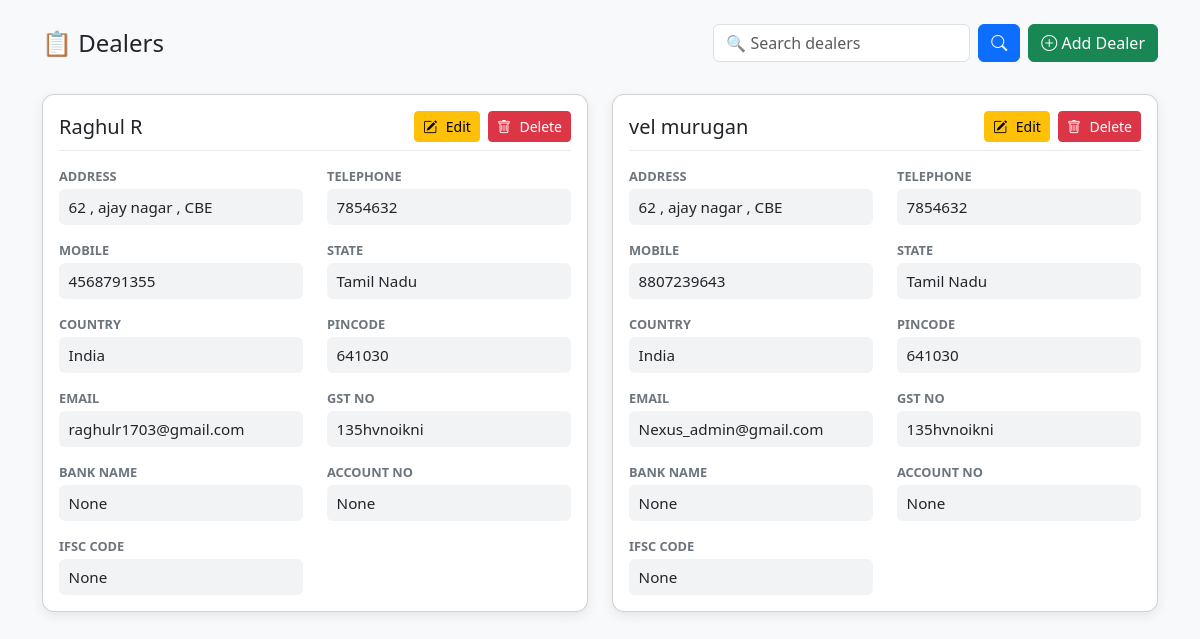
The app's page /dealers with its own data.
### models.py (models this page shows)
class Dealer(db.Model):
    id = db.Column(db.Integer, primary_key=True)
    name = db.Column(db.String(120), nullable=False)
    address = db.Column(db.String(250))
    state = db.Column(db.String(100))        # New
    country = db.Column(db.String(100))      # New
    pincode = db.Column(db.String(20))       # New
    telephone = db.Column(db.String(50))     # landline
    mobile = db.Column(db.String(50))
    email = db.Column(db.String(120))
    gst_no = db.Column(db.String(50))
    bank_name = db.Column(db.String(100))
    account_no = db.Column(db.String(100))
    ifsc_code = db.Column(db.String(50))
    materials = db.relationship('Storage', back_populates='dealer', lazy = 'dynamic')

### app.py (the view)
@app.route('/dealers')
def list_dealers():
    search_query = request.args.get('q', '').strip()
    if search_query:
        dealers = Dealer.query.filter(Dealer.name.ilike(f'%{search_query}%')).all()
    else:
        dealers = Dealer.query.all()
    return render_template('dealers.html', dealers=dealers)

### templates/dealers.html (shortened to what this page needs)
<!DOCTYPE html>
<html lang="en">
<head>
  <link href="https://cdn.jsdelivr.net/npm/bootstrap@5.3.0/dist/css/bootstrap.min.css" rel="stylesheet">
  <link href="https://cdn.jsdelivr.net/npm/bootstrap-icons@1.11.1/font/bootstrap-icons.css" rel="stylesheet">
</head>
<body class="container py-4">
  <div class="toolbar">
    <h2 class="h4 mb-0">📋 Dealers</h2>
    <div class="d-flex gap-2">
      <form method="GET" action="{{ url_for('list_dealers') }}" class="d-flex gap-2">
        <input type="text" class="form-control" name="q" placeholder="🔍 Search dealers" value="{{ request.args.get('q', '') }}">
        <button type="submit" class="btn btn-primary">
          <i class="bi bi-search"></i>
        </button>
      </form>
      <a href="{{ url_for('add_dealer') }}" class="btn btn-success">
        <i class="bi bi-plus-circle"></i> Add Dealer
      </a>
    </div>
  </div>
  <div class="row g-4">
    {% for dealer in dealers %}
      <div class="col-md-6">
        <div class="card dealer-card p-3">
          <div class="dealer-header">
            <h5 class="mb-0">{{ dealer.name }}</h5>
            <div>
              <a href="{{ url_for('edit_dealer', id=dealer.id) }}" class="btn btn-sm btn-warning me-1">
                <i class="bi bi-pencil-square"></i> Edit
              </a>
              <form action="{{ url_for('delete_dealer', id=dealer.id) }}" method="post" class="d-inline">
                <button type="submit" class="btn btn-sm btn-danger" onclick="return confirm('Are you sure?')">
                  <i class="bi bi-trash"></i> Delete
                </button>
              </form>
            </div>
          </div>
          <div class="dealer-fields">
            <div>
              <div class="field-label">Address</div>
              <div class="field-value">{{ dealer.address }}</div>
            </div>
            <div>
              <div class="field-label">Telephone</div>
              <div class="field-value">{{ dealer.telephone }}</div>
            </div>
            <div>
              <div class="field-label">Mobile</div>
              <div class="field-value">{{ dealer.mobile }}</div>
            </div>
            <div>
              <div class="field-label">State</div>
              <div class="field-value">{{ dealer.state }}</div>
            </div>
            <div>
              <div class="field-label">Country</div>
              <div class="field-value">{{ dealer.country }}</div>
            </div>
            <div>
              <div class="field-label">Pincode</div>
              <div class="field-value">{{ dealer.pincode }}</div>
            </div>
            <div>
              <div class="field-label">Email</div>
              <div class="field-value">{{ dealer.email }}</div>
            </div>
            <div>
              <div class="field-label">GST No</div>
              <div class="field-value">{{ dealer.gst_no }}</div>
            </div>
            <div>
              <div class="field-label">Bank Name</div>
              <div class="field-value">{{ dealer.bank_name }}</div>
            </div>
            <div>
              <div class="field-label">Account No</div>
              <div class="field-value">{{ dealer.account_no }}</div>
            </div>
            <div>
              <div class="field-label">IFSC Code</div>
              <div class="field-value">{{ dealer.ifsc_code }}</div>
            </div>
          </div>
        </div>
      </div>
    {% else %}
      <div class="col-12 text-center text-muted py-4">
        <i class="bi bi-exclamation-circle"></i> No dealers found.
      </div>
    {% endfor %}
  </div>
</body>
</html>

### templates/dealers.html (style rules this page uses)
body { background-color: #f8f9fa; }
.toolbar { display: flex; justify-content: space-between; align-items: center; margin-bottom: 2rem; }
.dealer-card { border-radius: 12px; box-shadow: 0 4px 12px rgba(0,0,0,0.08); transition: transform 0.2s ease; background-color: #fff; }
.dealer-header { display: flex; justify-content: space-between; align-items: center; border-bottom: 1px solid #e9ecef; padding-bottom: .5rem; margin-bottom: 1rem; }
.dealer-fields { display: grid; grid-template-columns: repeat(auto-fill, minmax(220px, 1fr)); gap: 1rem 1.5rem; }
.field-label { font-weight: 600; font-size: 0.8rem; color: #6c757d; text-transform: uppercase; margin-bottom: 0.2rem; }
.field-value { font-size: 0.95rem; font-weight: 500; color: #212529; padding: 0.4rem 0.6rem; background-color: #f1f3f5; border-radius: 6px; }
.btn-sm i { margin-right: 0.3rem; }

### records on screen
Dealer: name "Raghul R", address "62 , ajay nagar , CBE", telephone "7854632", mobile "4568791355", state "Tamil Nadu", country "India", pincode "641030", email "raghulr1703@gmail.com", gst_no "135hvnoikni", bank_name "None", account_no "None", ifsc_code "None"
Dealer: name "vel murugan", address "62 , ajay nagar , CBE", telephone "7854632", mobile "8807239643", state "Tamil Nadu", country "India", pincode "641030", email "Nexus_admin@gmail.com", gst_no "135hvnoikni", bank_name "None", account_no "None", ifsc_code "None"
